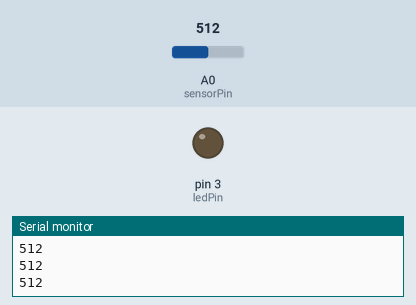
Bench run of a sketch on a simulated Arduino Uno, built with avr-gcc and run on an emulated ATmega328P. On the bench: output pins drawn as LEDs (lit = HIGH), the last lines printed to the serial monitor. The inputs (shaded band) are chosen by the test bench; at power-on: A0 (sensorPin) = 512.

Above: at 1.2 s.
1.3 s: A0 (sensorPin) set to 413
2.8 s: A0 (sensorPin) set to 382
At 3.1 s:
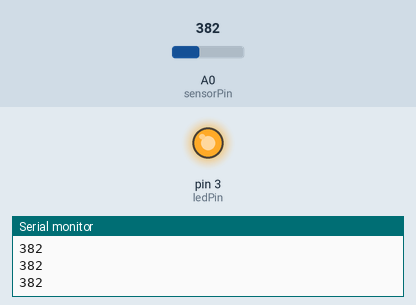
4.3 s: A0 (sensorPin) set to 410
At 5.5 s:
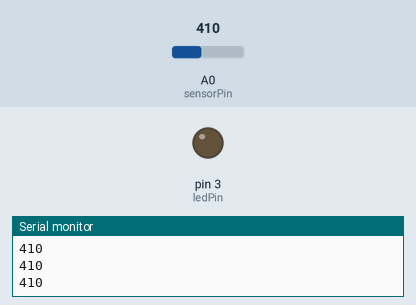
5.8 s: A0 (sensorPin) set to 390
At 6.9 s:
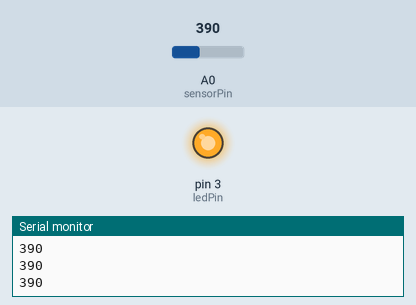
Timing chart, 0 to 8.3 s (numbered marks = the images above; inputs shaded):
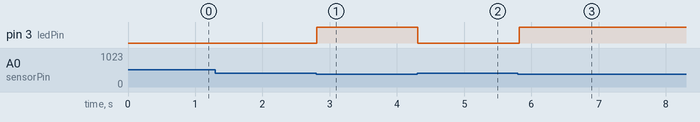

Measured:
- the behaviour switches between 400 and 399 on A0 (sensorPin) (found by bisection; images 0 and 1)
- after the input at 2.8 s, pin 3 (ledPin): LOW → HIGH at once
- after the input at 4.3 s, pin 3 (ledPin): HIGH → LOW at once
- after the input at 5.8 s, pin 3 (ledPin): LOW → HIGH at once

The sketch:

Automatic-Night-Light.ino
```cpp
const int sensorPin = A0;
const int ledPin = 3;

int lightValue;

void setup()
{
  pinMode(ledPin, OUTPUT);

  Serial.begin(9600);
}

void loop()
{
  lightValue = analogRead(sensorPin);

  Serial.println(lightValue);

  if (lightValue < 400)
  {
    digitalWrite(ledPin, HIGH);
  }
  else
  {
    digitalWrite(ledPin, LOW);
  }

  delay(100);
}
```
